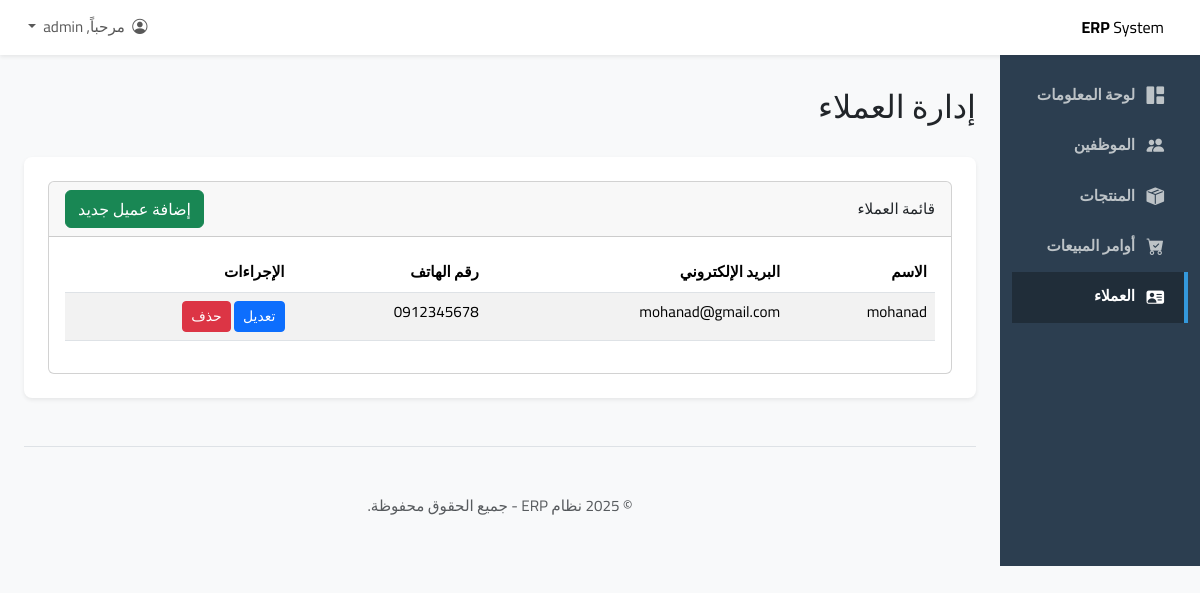
The app's page /customers/customers/ (signed in) with its own data.
### sales/models.py (models this page shows, shortened)
class Customer(models.Model):
    name = models.CharField(max_length=200, verbose_name="اسم العميل")
    email = models.EmailField(blank=True, null=True, verbose_name="البريد الإلكتروني")
    phone_number = models.CharField(max_length=20, blank=True, null=True, verbose_name="رقم الهاتف")
    address = models.TextField(blank=True, null=True, verbose_name="العنوان")
    class Meta:
        verbose_name = "العميل"
        verbose_name_plural = "العملاء"

### sales/views.py (the view)
# urls.py: path('', views.customer_list_view, name='customer_list'),
@login_required
@permission_required('sales.view_customer', raise_exception=True)
def customer_list_view(request):
    customers = Customer.objects.all().order_by('name')
    return render(request, 'sales/customer_list.html', {'customers': customers})

### sales/templates/sales/customer_list.html (shortened to what this page needs)
{% extends "base.html" %}
{% block page_title %}إدارة العملاء{% endblock %}
{% block content %}
<div class="card">
    <div class="card-header d-flex justify-content-between align-items-center">
        <span>قائمة العملاء</span>
        {% if perms.sales.add_customer %}
            <a href="{% url 'customer_add' %}" class="btn btn-success">إضافة عميل جديد</a>
        {% endif %}
    </div>
    <div class="card-body">
        <div class="table-responsive">
            <table class="table table-striped table-hover">
                <thead>
                    <tr>
                        <th>الاسم</th>
                        <th>البريد الإلكتروني</th>
                        <th>رقم الهاتف</th>
                        {% if perms.sales.change_customer or perms.sales.delete_customer %}
                            <th>الإجراءات</th>
                        {% endif %}
                    </tr>
                </thead>
                <tbody>
                    {% for customer in customers %}
                    <tr>
                        <td>{{ customer.name }}</td>
                        <td>{{ customer.email|default:"--" }}</td>
                        <td>{{ customer.phone_number|default:"--" }}</td>
                        {% if perms.sales.change_customer or perms.sales.delete_customer %}
                        <td>
                            {% if perms.sales.change_customer %}
                                <a href="{% url 'customer_edit' pk=customer.pk %}" class="btn btn-sm btn-primary">تعديل</a>
                            {% endif %}
                            {% if perms.sales.delete_customer %}
                                <a href="{% url 'customer_delete' pk=customer.pk %}" class="btn btn-sm btn-danger">حذف</a>
                            {% endif %}
                        </td>
                        {% endif %}
                    </tr>
                    {% empty %}
                    <tr>
                        <td colspan="4" class="text-center">لا يوجد عملاء لعرضهم.</td>
                    </tr>
                    {% endfor %}
                </tbody>
            </table>
        </div>
    </div>
</div>
{% endblock %}

### static/css/custom.css (style rules this page uses)
body { font-family: 'Cairo', sans-serif; font-size: 0.95rem; background-color: #f8f9fa; }

### records on screen
Customer: name "mohanad", email "mohanad@gmail.com", phone_number "0912345678"
